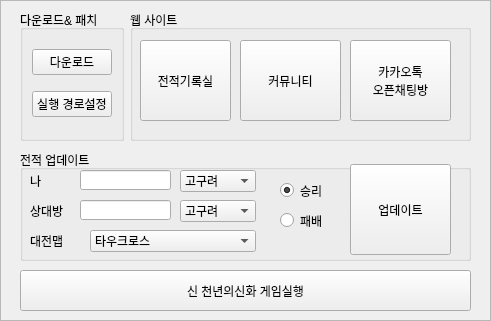
   <widget class="QFrame" name="newmyth_frame">
    <property name="enabled">
     <bool>true</bool>
    </property>
    <property name="geometry">
     <rect>
      <x>250</x>
      <y>400</y>
      <width>491</width>
      <height>321</height>
     </rect>
    </property>
    <property name="frameShape">
     <enum>QFrame::StyledPanel</enum>
    </property>
    <property name="frameShadow">
     <enum>QFrame::Raised</enum>
    </property>
    <widget class="QGroupBox" name="groupBox_10">
     <property name="geometry">
      <rect>
       <x>20</x>
       <y>10</y>
       <width>104</width>
       <height>131</height>
      </rect>
     </property>
     <property name="title">
      <string>다운로드&amp;&amp; 패치</string>
     </property>
     <layout class="QVBoxLayout" name="verticalLayout_5">
      <item>
       <widget class="QPushButton" name="newmyth_down">
        <property name="text">
         <string>다운로드</string>
        </property>
       </widget>
      </item>
      <item>
       <widget class="QPushButton" name="newmyth_path">
        <property name="text">
         <string>실행 경로설정</string>
        </property>
       </widget>
      </item>
     </layout>
    </widget>
    <widget class="QGroupBox" name="groupBox_11">
     <property name="geometry">
      <rect>
       <x>20</x>
       <y>150</y>
       <width>451</width>
       <height>111</height>
      </rect>
     </property>
     <property name="title">
      <string>전적 업데이트</string>
     </property>
     <widget class="QPushButton" name="newmyth_update">
      <property name="geometry">
       <rect>
        <x>330</x>
        <y>14</y>
        <width>101</width>
        <height>91</height>
       </rect>
      </property>
      <property name="text">
       <string>업데이트</string>
      </property>
     </widget>
     <widget class="QComboBox" name="newmyth_myrace">
      <property name="geometry">
       <rect>
        <x>160</x>
        <y>20</y>
        <width>76</width>
        <height>22</height>
       </rect>
      </property>
      <item>
       <property name="text">
        <string>고구려</string>
       </property>
      </item>
      <item>
       <property name="text">
        <string>백제</string>
       </property>
      </item>
      <item>
       <property name="text">
        <string>신라</string>
       </property>
      </item>
     </widget>
     <widget class="QLineEdit" name="newmyth_myname">
      <property name="geometry">
       <rect>
        <x>60</x>
        <y>20</y>
        <width>91</width>
        <height>20</height>
       </rect>
      </property>
     </widget>
     <widget class="QLineEdit" name="newmyth_yourname">
      <property name="geometry">
       <rect>
        <x>60</x>
        <y>50</y>
        <width>91</width>
        <height>20</height>
       </rect>
      </property>
     </widget>
     <widget class="QComboBox" name="newmyth_yourace">
      <property name="geometry">
       <rect>
        <x>160</x>
        <y>50</y>
        <width>76</width>
        <height>22</height>
       </rect>
      </property>
      <item>
       <property name="text">
        <string>고구려</string>
       </property>
      </item>
      <item>
       <property name="text">
        <string>백제</string>
       </property>
      </item>
      <item>
       <property name="text">
        <string>신라</string>
       </property>
      </item>
     </widget>
     <widget class="QLabel" name="label_14">
      <property name="geometry">
       <rect>
        <x>10</x>
        <y>50</y>
        <width>41</width>
        <height>21</height>
       </rect>
      </property>
      <property name="text">
       <string>상대방</string>
      </property>
     </widget>
     <widget class="QLabel" name="label_15">
      <property name="geometry">
       <rect>
        <x>10</x>
        <y>20</y>
        <width>41</width>
        <height>21</height>
       </rect>
      </property>
      <property name="frameShape">
       <enum>QFrame::NoFrame</enum>
      </property>
      <property name="text">
       <string>나</string>
      </property>
     </widget>
     <widget class="QRadioButton" name="newmyth_win">
      <property name="geometry">
       <rect>
        <x>260</x>
        <y>30</y>
        <width>51</width>
        <height>21</height>
       </rect>
      </property>
      <property name="tabletTracking">
       <bool>false</bool>
      </property>
      <property name="text">
       <string>승리</string>
      </property>
      <property name="checked">
       <bool>true</bool>
      </property>
     </widget>
     <widget class="QRadioButton" name="newmyth_lose">
      <property name="geometry">
       <rect>
        <x>260</x>
        <y>60</y>
        <width>51</width>
        <height>21</height>
       </rect>
      </property>
      <property name="text">
       <string>패배</string>
      </property>
     </widget>
     <widget class="QLabel" name="label_16">
      <property name="geometry">
       <rect>
        <x>10</x>
        <y>80</y>
        <width>41</width>
        <height>21</height>
       </rect>
      </property>
      <property name="text">
       <string>대전맵</string>
      </property>
     </widget>
     <widget class="QComboBox" name="newmyth_map">
      <property name="geometry">
       <rect>
        <x>70</x>
        <y>80</y>
        <width>166</width>
        <height>22</height>
       </rect>
      </property>
      <item>
       <property name="text">
        <string>타우크로스</string>
       </property>
      </item>
      <item>
       <property name="text">
        <string>데스티네이션</string>
       </property>
      </item>
     </widget>
    </widget>
    <widget class="QGroupBox" name="groupBox_12">
     <property name="geometry">
      <rect>
       <x>130</x>
       <y>10</y>
       <width>341</width>
       <height>131</height>
      </rect>
     </property>
     <property name="title">
      <string>웹 사이트</string>
     </property>
     <widget class="QPushButton" name="newmyth_rank">
      <property name="geometry">
       <rect>
        <x>10</x>
        <y>30</y>
        <width>91</width>
        <height>81</height>
       </rect>
      </property>
      <property name="text">
       <string>전적기록실</string>
      </property>
     </widget>
     <widget class="QPushButton" name="newmyth_kakao_2">
      <property name="geometry">
       <rect>
        <x>220</x>
        <y>30</y>
        <width>101</width>
        <height>81</height>
       </rect>
      </property>
      <property name="text">
       <string>카카오톡
오픈채팅방</string>
      </property>
     </widget>
     <widget class="QPushButton" name="newmyth_cafe">
      <property name="geometry">
       <rect>
        <x>110</x>
        <y>30</y>
        <width>101</width>
        <height>81</height>
       </rect>
      </property>
      <property name="text">
       <string>커뮤니티</string>
      </property>
     </widget>
    </widget>
    <widget class="QPushButton" name="newmyth_start">
     <property name="geometry">
      <rect>
       <x>20</x>
       <y>270</y>
       <width>451</width>
       <height>41</height>
      </rect>
     </property>
     <property name="text">
      <string>신 천년의신화 게임실행</string>
     </property>
     <property name="icon">
      <iconset>
       <normaloff>뙉뷥_1_207.ico</normaloff>뙉뷥_1_207.ico</iconset>
     </property>
     <property name="iconSize">
      <size>
       <width>30</width>
       <height>30</height>
      </size>
     </property>
    </widget>
   </widget>
